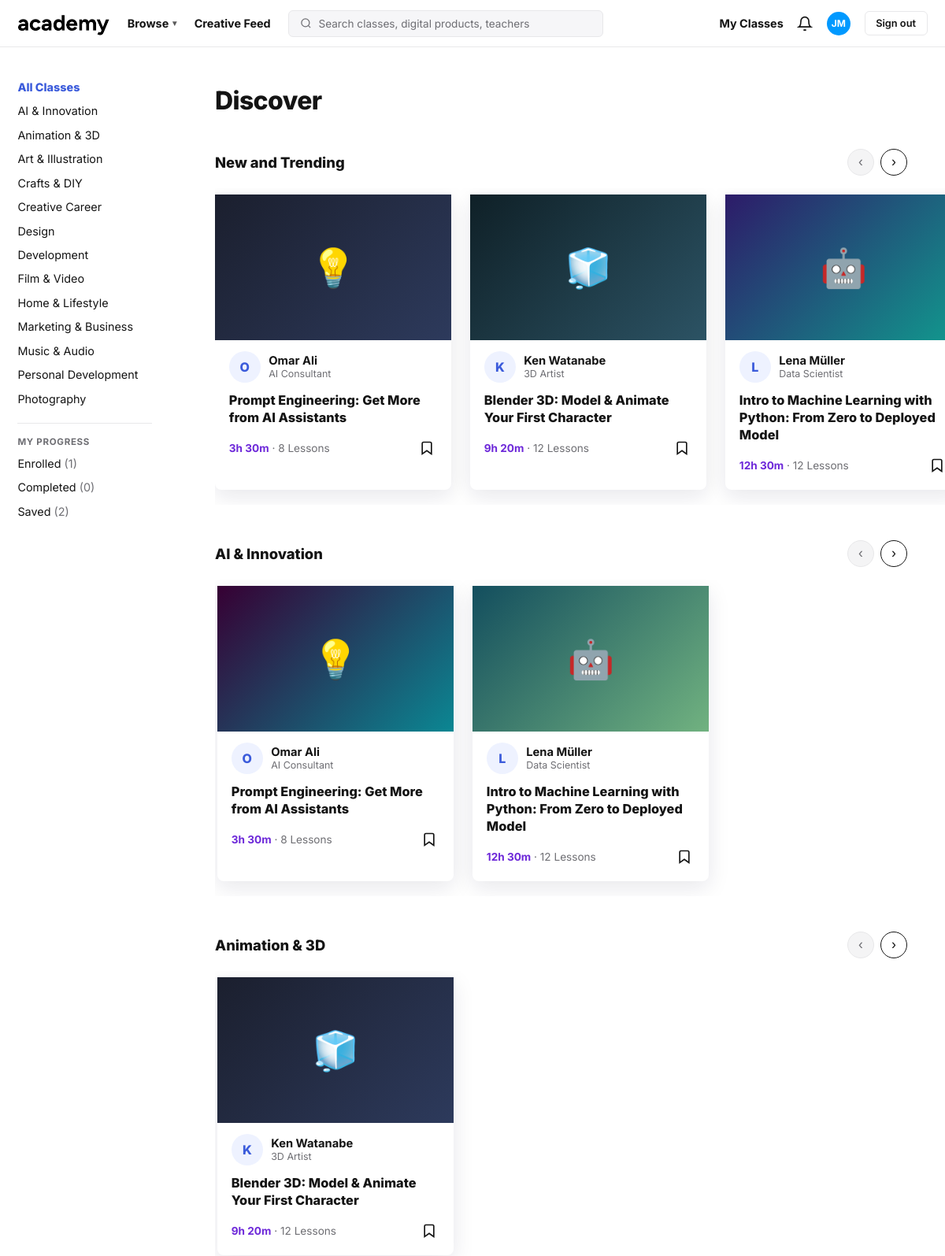
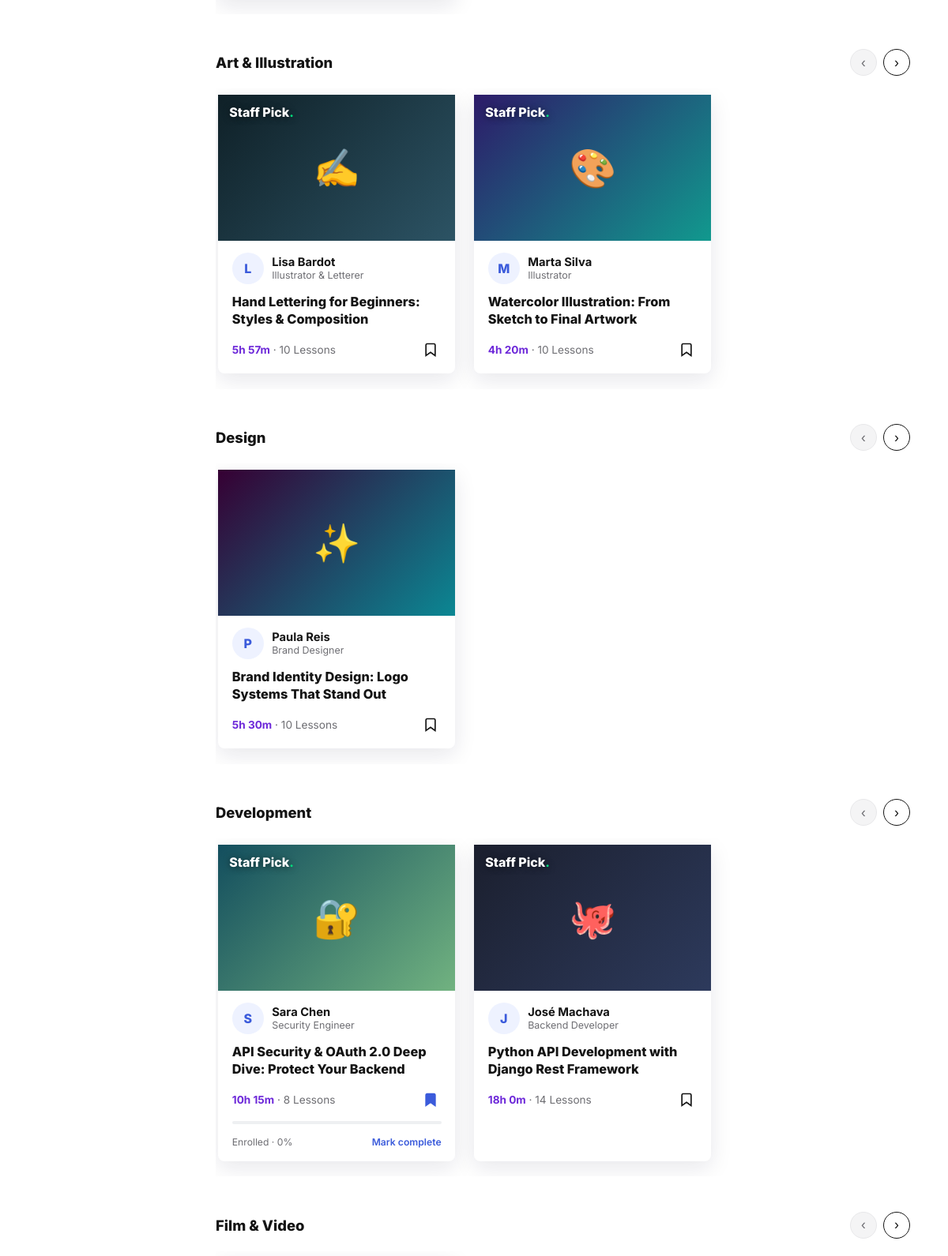
Page /dashboard/ (signed in, upper part) on the committed database (2 pictures, top to bottom).
### accounts/models.py (models this page shows, shortened)
class User(AbstractBaseUser, PermissionsMixin):
    email = models.EmailField(unique=True)
    first_name = models.CharField(max_length=100)
    last_name = models.CharField(max_length=100)
    is_active = models.BooleanField(default=True)
    is_staff = models.BooleanField(default=False)
    date_joined = models.DateTimeField(auto_now_add=True)
    USERNAME_FIELD = "email"
    REQUIRED_FIELDS = ["first_name", "last_name"]
    objects = UserManager()

class Course(models.Model):
    LEVEL_CHOICES = [
        ("beginner", "Beginner"),
        ("intermediate", "Intermediate"),
        ("advanced", "Advanced"),
    ]
    title = models.CharField(max_length=255)
    instructor = models.CharField(max_length=150, default="Academy Team")
    rating = models.DecimalField(max_digits=2, decimal_places=1, default=4.5)
    reviews = models.PositiveIntegerField(default=0)
    duration = models.CharField(max_length=50, default="6h 00m")
    students = models.CharField(max_length=50, default="1.0k")
    level = models.CharField(max_length=20, choices=LEVEL_CHOICES, default="beginner")
    tags = models.CharField(max_length=255, default="", blank=True)
    category = models.CharField(max_length=100, default="Development")
    extra_tags = models.PositiveIntegerField(default=0)
    role = models.CharField(max_length=150, default="Teacher")
    lessons = models.PositiveIntegerField(default=10)
    emoji = models.CharField(max_length=10, default="📚")
    is_new = models.BooleanField(default=False)
    staff_pick = models.BooleanField(default=False)
    is_free = models.BooleanField(default=True)
    created_at = models.DateTimeField(auto_now_add=True)
    def tag_list(self):
        return [t.strip() for t in self.tags.split(",") if t.strip()]

class Enrollment(models.Model):
    STATUS_CHOICES = [
        ("enrolled", "Enrolled"),
        ("completed", "Completed"),
    ]
    user = models.ForeignKey(settings.AUTH_USER_MODEL, on_delete=models.CASCADE, related_name="enrollments")
    course = models.ForeignKey(Course, on_delete=models.CASCADE, related_name="enrollments")
    status = models.CharField(max_length=20, choices=STATUS_CHOICES, default="enrolled")
    progress = models.PositiveIntegerField(default=0)
    enrolled_at = models.DateTimeField(auto_now_add=True)
    updated_at = models.DateTimeField(auto_now=True)
    class Meta:
        unique_together = ("user", "course")

### accounts/views.py (the view)
# urls.py: path("dashboard/", views.dashboard_view, name="dashboard"),
@login_required
def dashboard_view(request):
    category = request.GET.get("category") or None
    query = request.GET.get("q") or None
    ctx = _course_context(request.user)
    all_courses = list(ctx["courses"])
    if category:
        all_courses = [c for c in all_courses if c.category == category]
        sections = [{"title": category, "courses": all_courses}]
    elif query:
        q = query.lower()
        found = [c for c in all_courses if q in c.title.lower()]
        sections = [{"title": f'Results for "{query}"', "courses": found}]
    else:
        new = [c for c in all_courses if c.is_new]
        trending = new + [c for c in all_courses if not c.is_new]
        sections = [{"title": "New and Trending", "courses": trending[:8]}]
        for cat in CATEGORIES:
            items = [c for c in all_courses if c.category == cat]
            if items:
                sections.append({"title": cat, "courses": items})
    ctx["sections"] = sections
    ctx["bottom"] = "all"
    return render(request, "dashboard.html", ctx)

### accounts/views.py (called while the page is built)
def ensure_demo_courses():
    if Course.objects.exists():
        return
    for data in DEMO_COURSES:
        Course.objects.create(**data)

### templates/dashboard.html (shortened to what this page needs)
{% load static %}
<!DOCTYPE html>
<html lang="en">
<head>
</head>
<body>
  <header>
    <a class="logo" href="{% url 'dashboard' %}"><img src="{% static 'images/logo.png' %}" alt="Academy"></a>
    <a class="top-link hide-m" href="{% url 'dashboard' %}">Browse <span class="caret">▾</span></a>
    <a class="top-link hide-m" href="{% url 'dashboard' %}">Creative Feed</a>
    <form class="search-form" method="get" action="{% url 'dashboard' %}">
      <div class="search-wrap">
        <svg width="15" height="15" viewBox="0 0 24 24" fill="none" stroke="currentColor" stroke-width="2"><circle cx="11" cy="11" r="8"/><line x1="21" y1="21" x2="16.65" y2="16.65"/></svg>
        <input type="text" name="q" value="{{ query|default:'' }}" placeholder="Search classes, digital products, teachers" />
      </div>
    </form>
    <nav class="top-right">
      <a class="top-link hide-m" href="{% url 'enrolled' %}">My Classes</a>
      <button class="bell" aria-label="Notifications">
        <svg width="20" height="20" viewBox="0 0 24 24" fill="none" stroke="currentColor" stroke-width="2"><path d="M18 8A6 6 0 006 8c0 7-3 9-3 9h18s-3-2-3-9"/><path d="M13.73 21a2 2 0 01-3.46 0"/></svg>
      </button>
      <div class="avatar">{{ user.first_name.0|default:"A" }}{{ user.last_name.0 }}</div>
      <a class="signout" href="{% url 'logout' %}">Sign out</a>
    </nav>
  </header>
  <div class="layout">
    <aside id="sidebar">
      <a class="side-link strong {% if not active_category %}active{% endif %}" href="{% url 'dashboard' %}">All Classes</a>
      {% for cat in categories %}
      <a class="side-link {% if active_category == cat %}active{% endif %}" href="{% url 'dashboard' %}?category={{ cat|urlencode }}">{{ cat }}</a>
      {% endfor %}
      <div class="side-sep"></div>
      <div class="side-label">My Progress</div>
      <a class="side-link {% if page == 'enrolled' %}active{% endif %}" href="{% url 'enrolled' %}">Enrolled <span class="side-count">({{ enrolled_count|default:0 }})</span></a>
      <a class="side-link {% if page == 'completed' %}active{% endif %}" href="{% url 'completed' %}">Completed <span class="side-count">({{ completed_count|default:0 }})</span></a>
      <a class="side-link {% if page == 'saved' %}active{% endif %}" href="{% url 'saved' %}">Saved <span class="side-count">({{ saved_count|default:0 }})</span></a>
    </aside>
    <main>
      <h1 class="page-title">{% if active_category %}{{ active_category }}{% elif query %}Results{% else %}Discover{% endif %}</h1>
      {% for section in sections %}
      <section class="cat-row">
        <div class="picks-head">
          <h2 class="detail-h">{{ section.title }}</h2>
          <div class="picks-arrows">
            <button class="row-prev" aria-label="Previous">‹</button>
            <button class="row-next" aria-label="Next">›</button>
          </div>
        </div>
        <div class="row-track">
          {% for course in section.courses %}
          <article class="d-card">
            <a class="d-cover {% cycle 'g0' 'g1' 'g2' 'g3' 'g4' %}" href="{% url 'course_detail' course.id %}">
              <span>{{ course.emoji }}</span>
              {% if course.staff_pick %}<span class="d-staff">Staff Pick<i>.</i></span>{% endif %}
            </a>
            <div class="d-teacher">
              <span class="d-avatar">{{ course.instructor|slice:":1" }}</span>
              <span class="d-tinfo"><strong>{{ course.instructor }}</strong><em>{{ course.role }}</em></span>
            </div>
            <a class="d-title" href="{% url 'course_detail' course.id %}">{{ course.title }}</a>
            <div class="d-foot">
              <span class="d-meta"><b>{{ course.duration }}</b> · {{ course.lessons }} Lessons</span>
              <form method="post" action="{% url 'toggle_save' course.id %}">
                <button type="submit" class="d-save {% if course.is_saved %}on{% endif %}" title="Save">
                  <svg viewBox="0 0 24 24" fill="{% if course.is_saved %}currentColor{% else %}none{% endif %}" stroke="currentColor" stroke-width="2"><path d="M19 21l-7-5-7 5V5a2 2 0 012-2h10a2 2 0 012 2z"/></svg>
                </button>
              </form>
            </div>
            {% if course.is_completed %}
            <div class="done-line pad">✓ Completed</div>
            {% elif course.is_enrolled %}
            <div class="progress-wrap pad"><div class="progress-bar" style="width:{{ course.enrollment.progress|default:0 }}%"></div></div>
            <div class="status-line pad"><span>Enrolled · {{ course.enrollment.progress|default:0 }}%</span><form method="post" action="{% url 'complete_course' course.id %}">{% csrf_token %}<input type="hidden" name="next" value="dashboard" /><button type="submit" class="link-btn">Mark complete</button></form></div>
            {% endif %}
          </article>
          {% empty %}
          <div class="empty-state">
            <h3>No classes found</h3>
            <p>Try a different search or category.</p>
          </div>
          {% endfor %}
        </div>
      </section>
      {% empty %}
      <div class="empty-state">
        <h3>No classes found</h3>
        <p>Try a different search or category.</p>
      </div>
      {% endfor %}
    </main>
  </div>
</body>
</html>

### rows in the picture
User: first_name.0 "J", last_name.0 "M"
Course: emoji "💡", instructor "O", instructor "Omar Ali", role "AI Consultant", title "Prompt Engineering: Get More from AI Assistants", duration "3h 30m", lessons "8"
Course: emoji "🧊", instructor "K", instructor "Ken Watanabe", role "3D Artist", title "Blender 3D: Model & Animate Your First Character", duration "9h 20m", lessons "12"
Course: emoji "🤖", instructor "L", instructor "Lena Müller", role "Data Scientist", title "Intro to Machine Learning with Python: From Zero to Deployed Model", duration "12h 30m", lessons "12"
Course: emoji "✍️", staff_pick "Staff Pick", instructor "L", instructor "Lisa Bardot", role "Illustrator & Letterer", title "Hand Lettering for Beginners: Styles & Composition", duration "5h 57m", lessons "10"
Course: emoji "🎨", staff_pick "Staff Pick", instructor "M", instructor "Marta Silva", role "Illustrator", title "Watercolor Illustration: From Sketch to Final Artwork", duration "4h 20m", lessons "10"
Course: emoji "✨", instructor "P", instructor "Paula Reis", role "Brand Designer", title "Brand Identity Design: Logo Systems That Stand Out", duration "5h 30m", lessons "10"
Course: emoji "🔐", staff_pick "Staff Pick", instructor "S", instructor "Sara Chen", role "Security Engineer", title "API Security & OAuth 2.0 Deep Dive: Protect Your Backend", duration "10h 15m", lessons "8", enrollment.progress "0"
Course: emoji "🐙", staff_pick "Staff Pick", instructor "J", instructor "José Machava", role "Backend Developer", title "Python API Development with Django Rest Framework", duration "18h 0m", lessons "14"

### other values in the picture
{{ cat }} "AI & Innovation" "Animation & 3D" "Art & Illustration" "Crafts & DIY" "Creative Career" "Design" "Development" "Film & Video" "Home & Lifestyle" "Marketing & Business" "Music & Audio" "Personal Development" "Photography"
{{ enrolled_count|default:0 }} "1"
{{ completed_count|default:0 }} "0"
{{ saved_count|default:0 }} "2"
{{ section.title }} "New and Trending" "AI & Innovation" "Animation & 3D" "Art & Illustration" "Design" "Development" "Film & Video"
